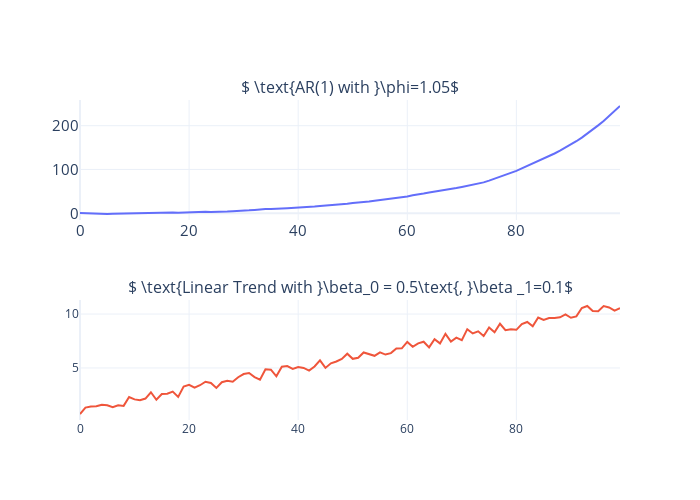

The code cell stored with this chart in its notebook:
### Code cell
fig = make_subplots(
    rows=2, cols=1, subplot_titles=("$ \\text{AR(1) with }\phi=1.05$", "$ \\text{Linear Trend with }\\beta_0 = 0.5\\text{, }\\beta _1=0.1$")
)

fig.append_trace(
    go.Scatter(
        x=np.arange(length),
        y=ar_series,
    ),
    row=1,
    col=1,
)

fig.append_trace(
    go.Scatter(
        x=np.arange(length),
        y=y_trend,
    ),
    row=2,
    col=1,
)

fig.update_layout(
    height=500,
    width=700,
    showlegend=False,
    yaxis=dict(
        titlefont=dict(size=15),
        tickfont=dict(size=15),
    ),
    xaxis=dict(
        titlefont=dict(size=15),
        tickfont=dict(size=15),
    ),
)
fig.write_image("imgs/chapter_6/deterministic_series_phi.png")
fig.show()

### Figure 1 — Plotly figure (JSON) as saved in the notebook; plotly's stock layout.template omitted (floating-point values rounded to 4 significant figures)
{"data": [{"type": "scatter", "x": [0, 1, 2, 3, 4, 5, 6, 7, 8, 9, 10, 11, 12, 13, 14, 15, 16, 17, 18, 19, 20, 21, 22, 23, 24, 25, 26, 27, 28, 29, 30, 31, 32, 33, 34, 35, 36, 37, 38, 39, 40, 41, 42, 43, 44, 45, 46, 47, 48, 49, 50, 51, 52, 53, 54, 55, 56, 57, 58, 59, 60, 61, 62, 63, 64, 65, 66, 67, 68, 69, 70, 71, 72, 73, 74, 75, 76, 77, 78, 79, 80, 81, 82, 83, 84, 85, 86, 87, 88, 89, 90, 91, 92, 93, 94, 95, 96, 97, 98, 99], "xaxis": "x", "y": [0.4197, -0.09608, -0.6976, -0.9044, -1.611, -1.551, -0.918, -0.5652, -0.2023, -0.4255, 0.2273, 0.2715, 0.4823, 0.5106, 0.3645, 1.306, 1.916, 1.803, 1.255, 1.91, 2.9, 2.134, 2.665, 3.64, 3.122, 3.006, 3.114, 4.122, 4.737, 5.03, 5.64, 6.674, 7.799, 9.119, 9.825, 9.923, 9.866, 11.12, 11.77, 12.31, 12.76, 13.39, 14.99, 15.77, 16.88, 17.64, 19.14, 20.41, 21.17, 21.77, 23.72, 24.35, 25.35, 26.69, 28.72, 30.29, 31.56, 33.27, 34.68, 36.55, 38.34, 41.19, 43.93, 45.18, 47.48, 49.22, 50.85, 52.65, 55.52, 57.67, 60.05, 62.3, 64.45, 67.63, 70.52, 74.59, 78.73, 83.34, 87.33, 91.92, 96.91, 102.7, 108.3, 113.7, 119.2, 124.5, 129.8, 136.5, 143.0, 149.8, 156.9, 164.6, 172.9, 181.7, 190.7, 200.7, 210.5, 221.7, 232.4, 245.0], "yaxis": "y"}, {"type": "scatter", "x": [0, 1, 2, 3, 4, 5, 6, 7, 8, 9, 10, 11, 12, 13, 14, 15, 16, 17, 18, 19, 20, 21, 22, 23, 24, 25, 26, 27, 28, 29, 30, 31, 32, 33, 34, 35, 36, 37, 38, 39, 40, 41, 42, 43, 44, 45, 46, 47, 48, 49, 50, 51, 52, 53, 54, 55, 56, 57, 58, 59, 60, 61, 62, 63, 64, 65, 66, 67, 68, 69, 70, 71, 72, 73, 74, 75, 76, 77, 78, 79, 80, 81, 82, 83, 84, 85, 86, 87, 88, 89, 90, 91, 92, 93, 94, 95, 96, 97, 98, 99], "xaxis": "x2", "y": [0.7293, 1.322, 1.42, 1.441, 1.594, 1.543, 1.352, 1.546, 1.482, 2.308, 2.083, 2.001, 2.162, 2.747, 2.053, 2.586, 2.606, 2.811, 2.318, 3.272, 3.432, 3.165, 3.397, 3.722, 3.607, 3.153, 3.676, 3.807, 3.724, 4.136, 4.434, 4.526, 4.151, 3.913, 4.885, 4.839, 4.225, 5.121, 5.17, 4.919, 5.091, 4.999, 4.755, 5.135, 5.703, 5.005, 5.433, 5.598, 5.837, 6.32, 5.846, 5.947, 6.438, 6.252, 6.125, 6.452, 6.241, 6.376, 6.798, 6.819, 7.415, 6.962, 7.281, 7.432, 6.913, 7.664, 7.278, 8.161, 7.449, 7.815, 7.585, 8.597, 8.202, 8.395, 7.967, 8.75, 8.31, 9.098, 8.505, 8.591, 8.537, 9.072, 9.265, 8.866, 9.676, 9.453, 9.624, 9.641, 9.701, 9.96, 9.655, 9.782, 10.56, 10.75, 10.27, 10.27, 10.74, 10.61, 10.33, 10.56], "yaxis": "y2"}], "layout": {"annotations": [{"font": {"size": 16}, "showarrow": false, "text": "$ \\text{AR(1) with }\\phi=1.05$", "x": 0.5, "xanchor": "center", "xref": "paper", "y": 1, "yanchor": "bottom", "yref": "paper"}, {"font": {"size": 16}, "showarrow": false, "text": "$ \\text{Linear Trend with }\\beta_0 = 0.5\\text{, }\\beta _1=0.1$", "x": 0.5, "xanchor": "center", "xref": "paper", "y": 0.375, "yanchor": "bottom", "yref": "paper"}], "height": 500, "showlegend": false, "width": 700, "xaxis": {"anchor": "y", "domain": [0, 1], "tickfont": {"size": 15}, "title": {"font": {"size": 15}}, "type": "linear"}, "xaxis2": {"anchor": "y2", "domain": [0, 1], "type": "linear"}, "yaxis": {"anchor": "x", "domain": [0.625, 1], "tickfont": {"size": 15}, "title": {"font": {"size": 15}}, "type": "linear"}, "yaxis2": {"anchor": "x2", "domain": [0, 0.375], "type": "linear"}}}
